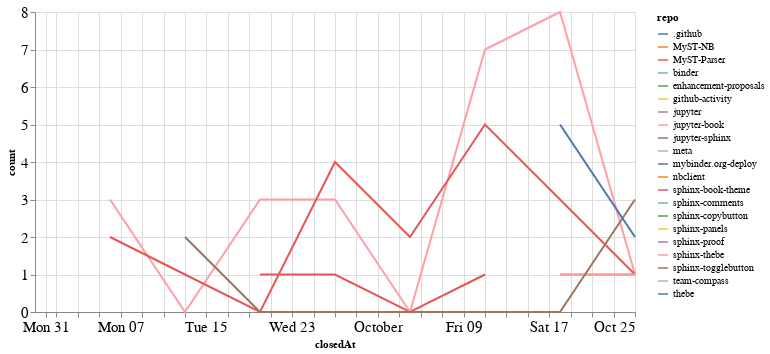

Notebook cell for this chart:
### Code cell
closed_by_time = closed_by.groupby('repo').resample('W', on='closedAt').count()['author'].reset_index()
closed_by_time = closed_by_time.rename(columns={'author': 'count'})

alt.Chart(closed_by_time, width=600).mark_line().encode(
    x='closedAt',
    y='count',
    color='repo',
    tooltip="repo"
)

### Figure 1 — Vega-Lite specification as saved in the notebook (floating-point values rounded to 4 significant figures)
{"config": {"axisLeft": {"labelFontSize": 15}, "axisBottom": {"labelFontSize": 15}}, "data": {"name": "data-e4c0892485f6ef622bda6a690f162af3"}, "mark": "line", "encoding": {"color": {"type": "nominal", "field": "repo"}, "tooltip": {"type": "nominal", "field": "repo"}, "x": {"type": "temporal", "field": "closedAt"}, "y": {"type": "quantitative", "field": "count"}}, "width": 600, "$schema": "https://vega.github.io/schema/vega-lite/v4.8.1.json", "datasets": {"data-e4c0892485f6ef622bda6a690f162af3": [{"repo": ".github", "closedAt": "2020-08-30T00:00:00", "count": 1}, {"repo": "MyST-NB", "closedAt": "2020-09-06T00:00:00", "count": 1}, {"repo": "MyST-Parser", "closedAt": "2020-09-20T00:00:00", "count": 1}, {"repo": "MyST-Parser", "closedAt": "2020-09-27T00:00:00", "count": 1}, {"repo": "MyST-Parser", "closedAt": "2020-10-04T00:00:00", "count": 0}, {"repo": "MyST-Parser", "closedAt": "2020-10-11T00:00:00", "count": 1}, {"repo": "binder", "closedAt": "2020-10-18T00:00:00", "count": 1}, {"repo": "binder", "closedAt": "2020-10-25T00:00:00", "count": 1}, {"repo": "enhancement-proposals", "closedAt": "2020-08-30T00:00:00", "count": 1}, {"repo": "github-activity", "closedAt": "2020-10-11T00:00:00", "count": 1}, {"repo": "jupyter", "closedAt": "2020-10-11T00:00:00", "count": 1}, {"repo": "jupyter-book", "closedAt": "2020-09-06T00:00:00", "count": 3}, {"repo": "jupyter-book", "closedAt": "2020-09-13T00:00:00", "count": 0}, {"repo": "jupyter-book", "closedAt": "2020-09-20T00:00:00", "count": 3}, {"repo": "jupyter-book", "closedAt": "2020-09-27T00:00:00", "count": 3}, {"repo": "jupyter-book", "closedAt": "2020-10-04T00:00:00", "count": 0}, {"repo": "jupyter-book", "closedAt": "2020-10-11T00:00:00", "count": 7}, {"repo": "jupyter-book", "closedAt": "2020-10-18T00:00:00", "count": 8}, {"repo": "jupyter-book", "closedAt": "2020-10-25T00:00:00", "count": 1}, {"repo": "jupyter-sphinx", "closedAt": "2020-09-27T00:00:00", "count": 1}, {"repo": "meta", "closedAt": "2020-09-13T00:00:00", "count": 2}, {"repo": "mybinder.org-deploy", "closedAt": "2020-10-18T00:00:00", "count": 1}, {"repo": "nbclient", "closedAt": "2020-09-13T00:00:00", "count": 1}, {"repo": "sphinx-book-theme", "closedAt": "2020-09-06T00:00:00", "count": 2}, {"repo": "sphinx-book-theme", "closedAt": "2020-09-13T00:00:00", "count": 1}, {"repo": "sphinx-book-theme", "closedAt": "2020-09-20T00:00:00", "count": 0}, {"repo": "sphinx-book-theme", "closedAt": "2020-09-27T00:00:00", "count": 4}, {"repo": "sphinx-book-theme", "closedAt": "2020-10-04T00:00:00", "count": 2}, {"repo": "sphinx-book-theme", "closedAt": "2020-10-11T00:00:00", "count": 5}, {"repo": "sphinx-book-theme", "closedAt": "2020-10-18T00:00:00", "count": 3}, {"repo": "sphinx-book-theme", "closedAt": "2020-10-25T00:00:00", "count": 1}, {"repo": "sphinx-comments", "closedAt": "2020-09-27T00:00:00", "count": 1}, {"repo": "sphinx-copybutton", "closedAt": "2020-09-27T00:00:00", "count": 1}, {"repo": "sphinx-panels", "closedAt": "2020-10-18T00:00:00", "count": 1}, {"repo": "sphinx-proof", "closedAt": "2020-09-27T00:00:00", "count": 1}, {"repo": "sphinx-thebe", "closedAt": "2020-10-18T00:00:00", "count": 1}, {"repo": "sphinx-thebe", "closedAt": "2020-10-25T00:00:00", "count": 1}, {"repo": "sphinx-togglebutton", "closedAt": "2020-09-13T00:00:00", "count": 2}, {"repo": "sphinx-togglebutton", "closedAt": "2020-09-20T00:00:00", "count": 0}, {"repo": "sphinx-togglebutton", "closedAt": "2020-09-27T00:00:00", "count": 0}, {"repo": "sphinx-togglebutton", "closedAt": "2020-10-04T00:00:00", "count": 0}, {"repo": "sphinx-togglebutton", "closedAt": "2020-10-11T00:00:00", "count": 0}, {"repo": "sphinx-togglebutton", "closedAt": "2020-10-18T00:00:00", "count": 0}, {"repo": "sphinx-togglebutton", "closedAt": "2020-10-25T00:00:00", "count": 3}, {"repo": "team-compass", "closedAt": "2020-10-11T00:00:00", "count": 1}, {"repo": "thebe", "closedAt": "2020-10-18T00:00:00", "count": 5}, {"repo": "thebe", "closedAt": "2020-10-25T00:00:00", "count": 2}]}}
